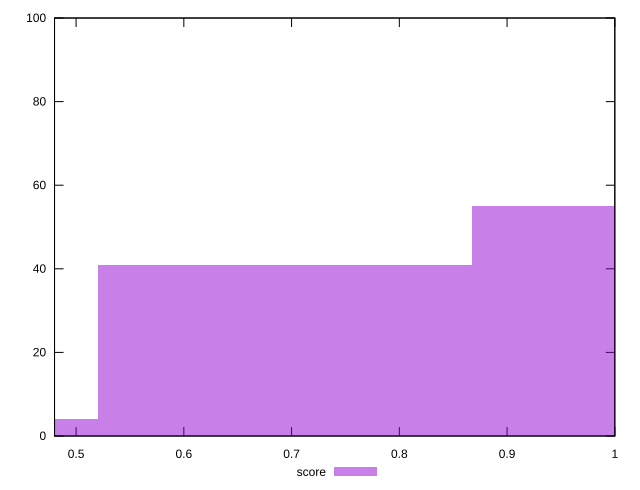

This chart was generated by the following gnuplot code:
reset

$score <<EOF
1.0406175256649661 55
0.6937450171099774 41
0.3468725085549887 4
EOF

set key outside below
set boxwidth 0.3468725085549887
set xrange [0.48:1]
set yrange [0:100]
set trange [0:100]
set style fill transparent solid 0.5 noborder
set terminal svg size 640, 490 enhanced background rgb 'white'
set output "report_00015_2021-02-09T16-11-33.973Z/unused-css-rules/samples/pages/score/histogram.svg"

plot $score title "score" with boxes

reset
